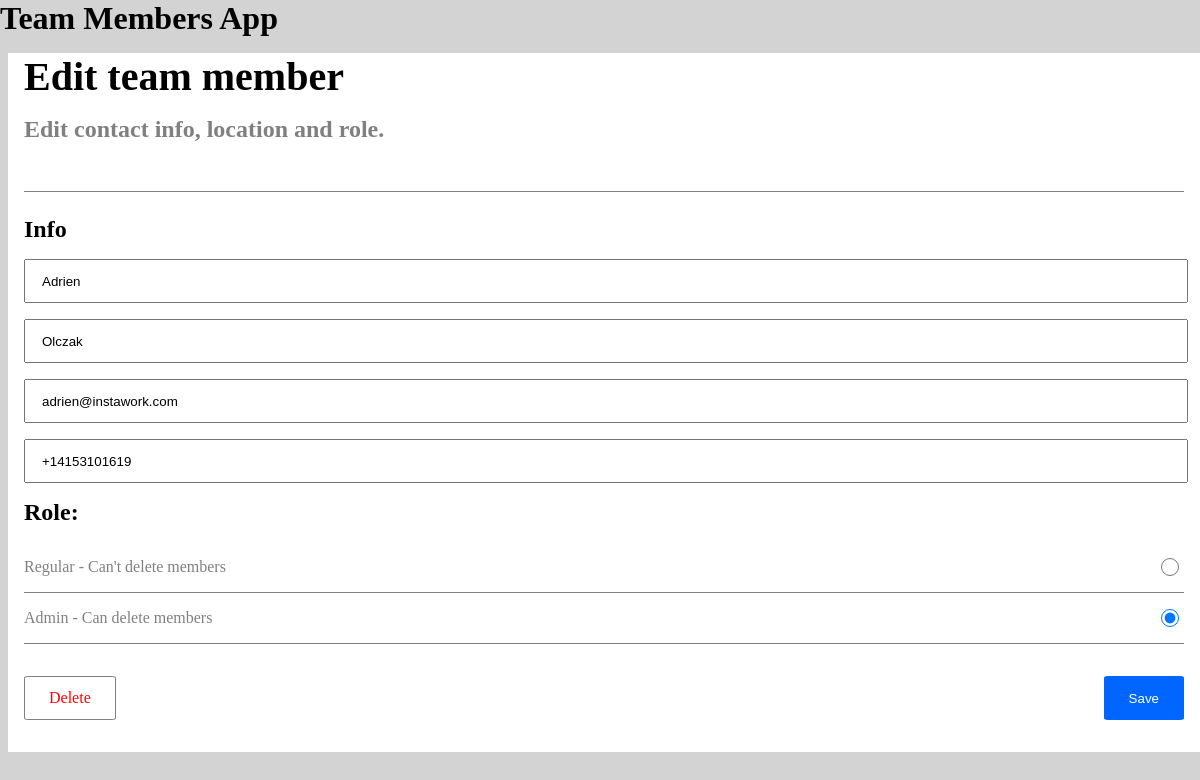
Before: /edit/1 with the older database file.
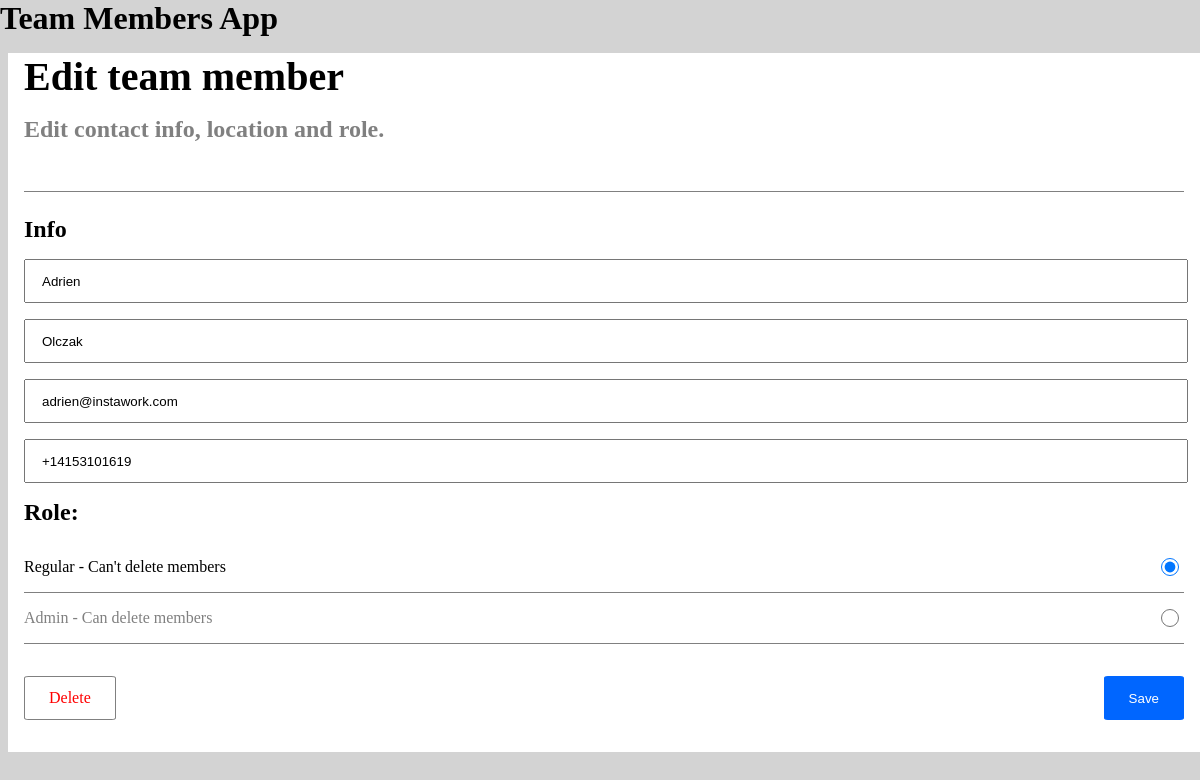
After: the same page with the newer database file.
### base/models.py (models this page shows, shortened)
class Member(models.Model):
    first_name = models.CharField(max_length=50)
    last_name = models.CharField(max_length=50)
    email = models.EmailField(max_length = 254)
    phone = PhoneNumberField(null=False, blank=False, unique=True, region='US')
    role = models.CharField(max_length=10, choices=ROLE_CHOICE, default=1)
    updated = models.DateTimeField(auto_now=True)
    created = models.DateTimeField(auto_now_add=True)
    class Meta:
        ordering = ['updated', 'created']

### base/views.py (the view)
# urls.py: path('edit/<str:id>' , views.edit, name="edit"),
def edit(request, id):
    member = Member.objects.get(id=id)
    form = MemberForm(instance=member)
    print('inside edit')
    if request.method == 'POST':
       form = MemberForm(request.POST, instance=member)
       if form.is_valid():
            form.save()
            return redirect('list')
    context = {'form': form, 'member': member}
    return render(request, 'base/edit.html', context)

### base/forms.py
class MemberForm(ModelForm):
    class Meta:
        model = Member
        fields = '__all__'
        widgets = {
            'role': forms.RadioSelect()
        }

### base/templates/base/edit.html (shortened to what this page needs)
{% extends 'main.html' %}
{% block content %}
<div class="list-container">
    <h3 class="list-container__title">Edit team member</h3>
    <h5 class="list-container__subtitle">Edit contact info, location and role.</h5>
    <form method="POST" action="" class="list-container__form" >
        <h5 class="list-container__info">Info</h5>
        {{form.as_p}}
        <div class="buttons-container">
            <a href="{% url 'delete' member.id %}" class="delete-button" role="button">Delete</a>
            <input type="Submit" value="Save" class="save-button"/>
        </div>
    </form>
</div>
{% endblock %}

Changed rows visible on the page:
changed Member "Adrien": role "☐ Regular - Can't delete members ☑ Admin - Can delete members" → "☑ Regular - Can't delete members ☐ Admin - Can delete members"
